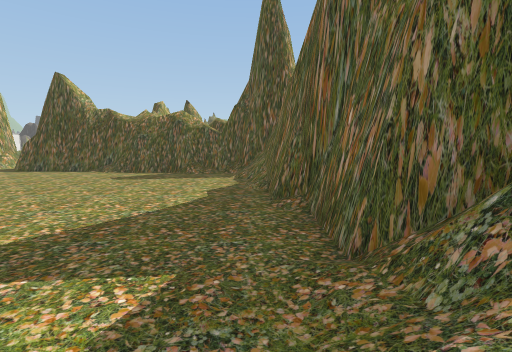
View 1 (above)

12 first-person views from a walk through a scene from a Unity 3-D project. The camera is 1.4 m above the floor, tilts 6° down and sees 85° across. The floor is counted in squares, 2 m on a side. Each view is taken from the middle of a square. On the plan, view 1 faces up. The plan holds only what a view shows up to about 9 squares ahead; the rest is blank. The place goes on beyond the plan. The player character is not drawn.

View 2
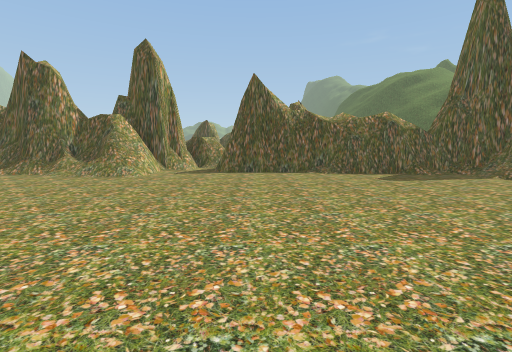

View 3
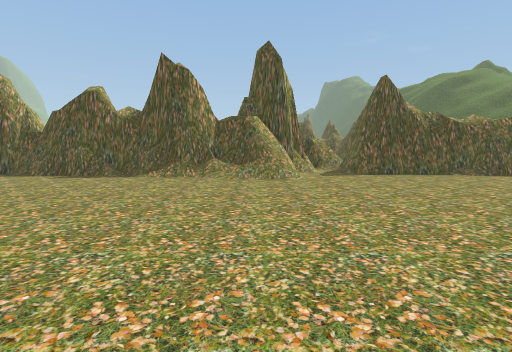

View 4
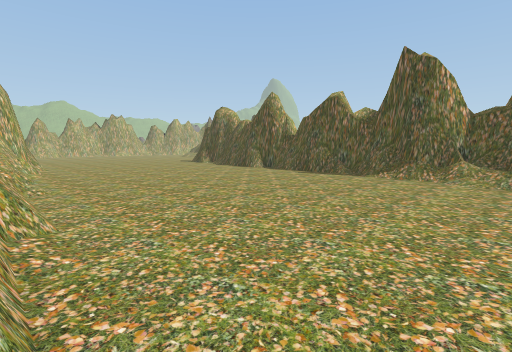

View 5
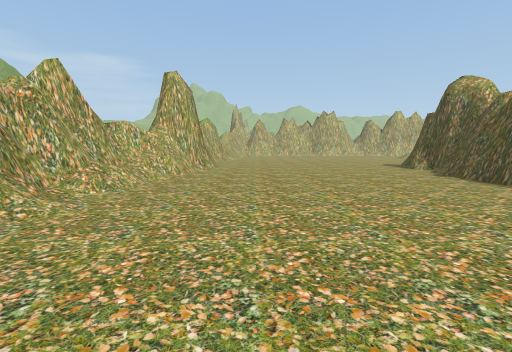

View 6
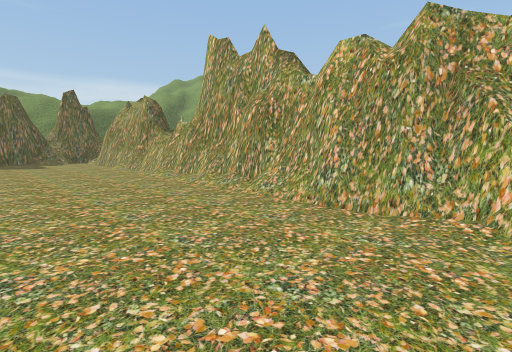

View 7
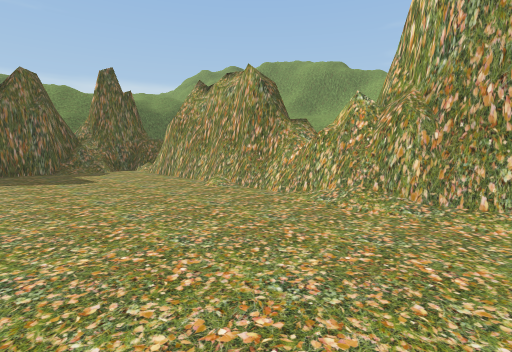

View 8
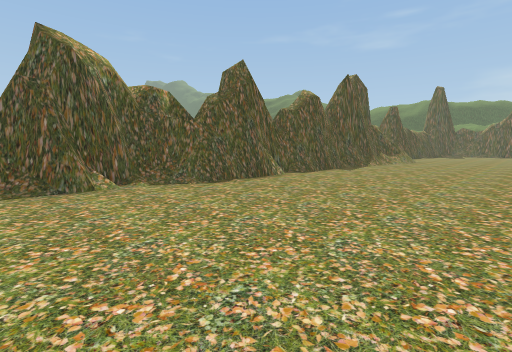

View 9
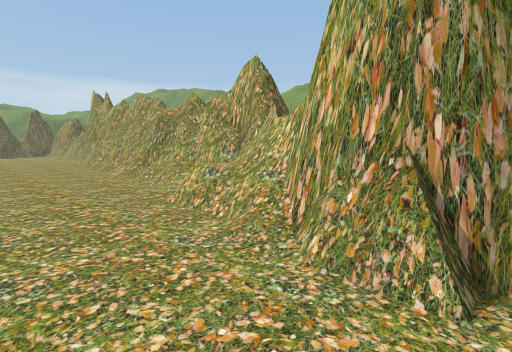

View 10
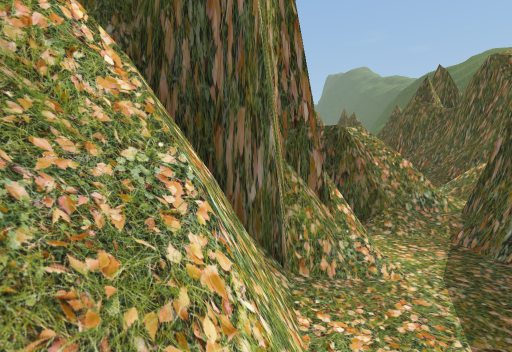

View 11
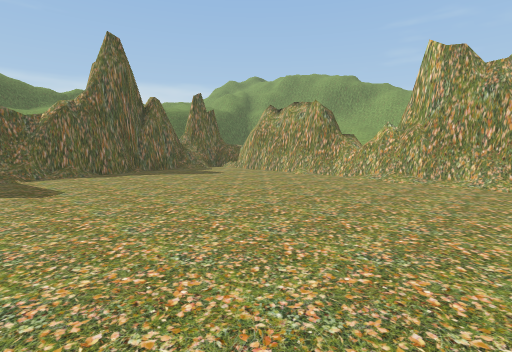

View 12
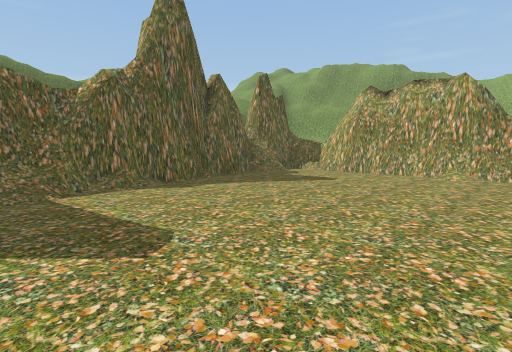

### Floor plan
Key: @ floor where view 1 was taken; # wall or solid block; . floor; / step, stairs or slope; = window, fence, low wall or low ledge.
Columns run from 23 left of view 1 to 1 right of it. Each row starts with its distance up from view 1.
 16                   =
 15                   ##
 14                   #
 13                   #
 12                  .#
 11                =#=#
 10               ###
  9 ####  #      ##.#
  8 ...############.########
  7 ...........//=/........##
  6 .......................##
  5 ......................./#
  4 ......................./#
  3 ........................#
  2 ........................#
  1 ###=//..................#
  0   ###########/////./...@#
 -1            ##############

Where each view was taken, in squares from view 1:
view 1: 0 up, 0 right, facing up
view 2: 0 up, 6 left, facing up
view 3: 0 up, 10 left, facing up
view 4: 0 up, 10 left, facing up-left
view 5: 3 up, 13 left, facing left
view 6: 3 up, 13 left, facing down-right
view 7: 3 up, 8 left, facing down-right
view 8: 3 up, 23 left, facing up-right
view 9: 3 up, 23 left, facing down-right
view 10: 7 up, 9 left, facing up
view 11: 7 up, 9 left, facing down-right
view 12: 7 up, 5 left, facing down-right
